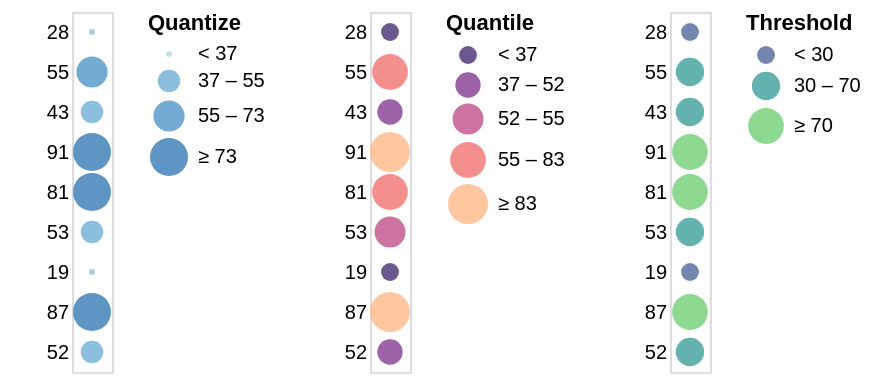

Specify this chart in Vega-Lite:
### Vega specification from a JSON file in a GitHub repository (floating-point values rounded to 4 significant figures)
{"$schema": "https://vega.github.io/schema/vega/v5.json", "description": "Horizontally concatenated charts that show different types of discretizing scales.", "autosize": "pad", "padding": 5, "data": [{"name": "source_0", "values": [{"a": "A", "b": 28}, {"a": "B", "b": 55}, {"a": "C", "b": 43}, {"a": "D", "b": 91}, {"a": "E", "b": 81}, {"a": "F", "b": 53}, {"a": "G", "b": 19}, {"a": "H", "b": 87}, {"a": "I", "b": 52}]}], "signals": [{"name": "concat_0_width", "value": 20}, {"name": "concat_0_y_step", "value": 20}, {"name": "concat_0_height", "update": "bandspace(domain('concat_0_y').length, 1, 0.5) * concat_0_y_step"}, {"name": "concat_1_width", "value": 20}, {"name": "concat_1_y_step", "value": 20}, {"name": "concat_1_height", "update": "bandspace(domain('concat_1_y').length, 1, 0.5) * concat_1_y_step"}, {"name": "concat_2_width", "value": 20}, {"name": "concat_2_y_step", "value": 20}, {"name": "concat_2_height", "update": "bandspace(domain('concat_2_y').length, 1, 0.5) * concat_2_y_step"}], "layout": {"padding": {"row": 20, "column": 20}, "bounds": "full", "align": "each"}, "marks": [{"type": "group", "name": "concat_0_group", "style": "cell", "encode": {"update": {"width": {"signal": "concat_0_width"}, "height": {"signal": "concat_0_height"}}}, "marks": [{"name": "concat_0_marks", "type": "symbol", "style": ["circle"], "from": {"data": "source_0"}, "encode": {"update": {"opacity": {"value": 0.7}, "fill": [{"test": "datum[\"b\"] === null || isNaN(datum[\"b\"])", "value": null}, {"scale": "concat_0_color", "field": "b"}], "tooltip": {"signal": "{\"b\": ''+datum[\"b\"], \"Quantize\": format(datum[\"b\"], \"\")}"}, "x": {"signal": "concat_0_width", "mult": 0.5}, "y": {"scale": "concat_0_y", "field": "b"}, "size": {"scale": "concat_0_size", "field": "b"}, "shape": {"value": "circle"}}}}], "axes": [{"scale": "concat_0_y", "orient": "left", "grid": false, "domain": false, "ticks": false, "zindex": 1}], "legends": [{"title": "Quantize", "fill": "concat_0_color", "gradientLength": {"signal": "clamp(concat_0_height, 64, 200)"}, "encode": {"symbols": {"update": {"shape": {"value": "circle"}, "opacity": {"value": 0.7}}}}, "size": "concat_0_size"}]}, {"type": "group", "name": "concat_1_group", "style": "cell", "encode": {"update": {"width": {"signal": "concat_1_width"}, "height": {"signal": "concat_1_height"}}}, "marks": [{"name": "concat_1_marks", "type": "symbol", "style": ["circle"], "from": {"data": "source_0"}, "encode": {"update": {"opacity": {"value": 0.7}, "fill": [{"test": "datum[\"b\"] === null || isNaN(datum[\"b\"])", "value": null}, {"scale": "concat_1_color", "field": "b"}], "tooltip": {"signal": "{\"b\": ''+datum[\"b\"], \"Quantile\": format(datum[\"b\"], \"d\")}"}, "x": {"signal": "concat_1_width", "mult": 0.5}, "y": {"scale": "concat_1_y", "field": "b"}, "size": {"scale": "concat_1_size", "field": "b"}, "shape": {"value": "circle"}}}}], "axes": [{"scale": "concat_1_y", "orient": "left", "grid": false, "domain": false, "ticks": false, "zindex": 1}], "legends": [{"format": "d", "title": "Quantile", "fill": "concat_1_color", "gradientLength": {"signal": "clamp(concat_1_height, 64, 200)"}, "labelOverlap": "greedy", "encode": {"symbols": {"update": {"shape": {"value": "circle"}, "opacity": {"value": 0.7}}}}, "size": "concat_1_size"}]}, {"type": "group", "name": "concat_2_group", "style": "cell", "encode": {"update": {"width": {"signal": "concat_2_width"}, "height": {"signal": "concat_2_height"}}}, "marks": [{"name": "concat_2_marks", "type": "symbol", "style": ["circle"], "from": {"data": "source_0"}, "encode": {"update": {"opacity": {"value": 0.7}, "fill": [{"test": "datum[\"b\"] === null || isNaN(datum[\"b\"])", "value": null}, {"scale": "concat_2_color", "field": "b"}], "tooltip": {"signal": "{\"b\": ''+datum[\"b\"], \"Threshold\": format(datum[\"b\"], \"\")}"}, "x": {"signal": "concat_2_width", "mult": 0.5}, "y": {"scale": "concat_2_y", "field": "b"}, "size": {"scale": "concat_2_size", "field": "b"}, "shape": {"value": "circle"}}}}], "axes": [{"scale": "concat_2_y", "orient": "left", "grid": false, "domain": false, "ticks": false, "zindex": 1}], "legends": [{"title": "Threshold", "fill": "concat_2_color", "gradientLength": {"signal": "clamp(concat_2_height, 64, 200)"}, "labelOverlap": "greedy", "encode": {"symbols": {"update": {"shape": {"value": "circle"}, "opacity": {"value": 0.7}}}}, "size": "concat_2_size"}]}], "scales": [{"name": "concat_0_y", "type": "point", "domain": {"data": "source_0", "field": "b"}, "range": {"step": {"signal": "concat_0_y_step"}}, "padding": 0.5}, {"name": "concat_0_color", "type": "quantize", "domain": {"data": "source_0", "field": "b"}, "range": "ramp", "zero": true, "interpolate": "hcl"}, {"name": "concat_0_size", "type": "quantize", "domain": {"data": "source_0", "field": "b"}, "range": {"signal": "sequence(9, 361 + (361 - 9) / (4 - 1), (361 - 9) / (4 - 1))"}, "zero": false}, {"name": "concat_1_y", "type": "point", "domain": {"data": "source_0", "field": "b"}, "range": {"step": {"signal": "concat_1_y_step"}}, "padding": 0.5}, {"name": "concat_1_color", "type": "quantile", "domain": {"data": "source_0", "field": "b"}, "range": {"scheme": "magma"}, "interpolate": "hcl"}, {"name": "concat_1_size", "type": "quantile", "domain": {"data": "source_0", "field": "b"}, "range": [80, 160, 240, 320, 400]}, {"name": "concat_2_y", "type": "point", "domain": {"data": "source_0", "field": "b"}, "range": {"step": {"signal": "concat_2_y_step"}}, "padding": 0.5}, {"name": "concat_2_color", "type": "threshold", "domain": [30, 70], "range": {"scheme": "viridis"}, "interpolate": "hcl"}, {"name": "concat_2_size", "type": "threshold", "domain": [30, 70], "range": [80, 200, 320]}], "config": {"axisY": {"minExtent": 30}}}
